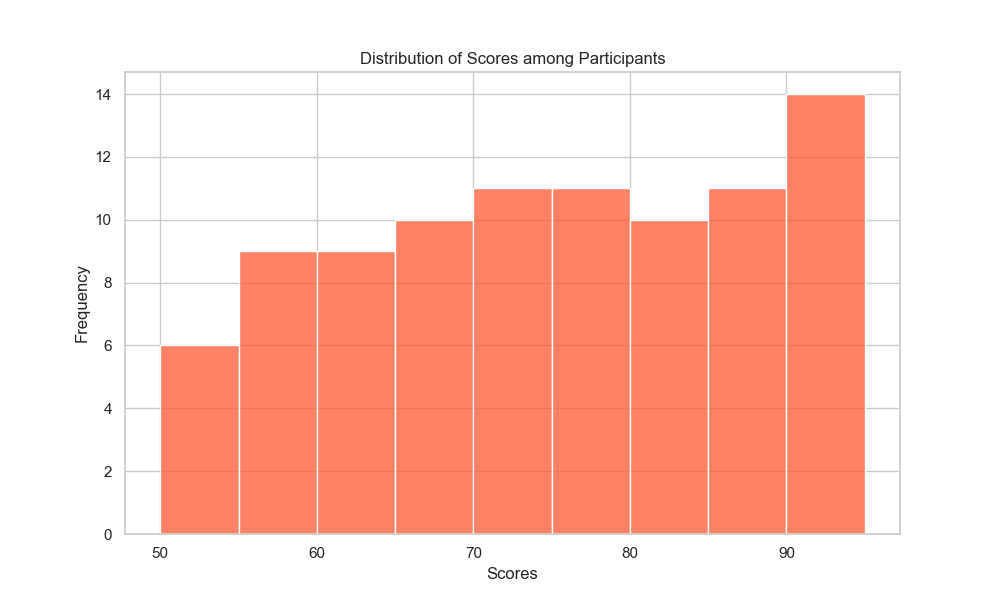

The Python source for this figure:

import seaborn as sns
import matplotlib.pyplot as plt

# Data points for scores of participants
scores = [
    55, 70, 65, 85, 90, 95, 60, 50, 75, 80, 90, 85, 70, 75, 60, 65, 95, 80, 90, 85,
    70, 75, 65, 60, 55, 85, 75, 70, 95, 80, 65, 50, 55, 90, 85, 80, 75, 70, 65, 60,
    55, 50, 75, 85, 95, 80, 70, 65, 60, 55, 75, 85, 90, 95, 80, 70, 65, 60, 55, 50,
    85, 90, 80, 75, 70, 65, 55, 60, 85, 90, 75, 80, 70, 60, 55, 50, 85, 90, 80, 75,
    70, 65, 60, 55, 50, 85, 95, 80, 75, 70, 65
]

# Setting the size of the chart
plt.figure(figsize=(10, 6))

# Creating a vertical histogram with modified bin width and color scheme
sns.histplot(scores, bins=15, color="#FF5733", binwidth=5, orientation='vertical')

# Customizing the chart's appearance
plt.title('Distribution of Scores among Participants')
plt.xlabel('Scores')
plt.ylabel('Frequency')

# Display the histogram
plt.show()
